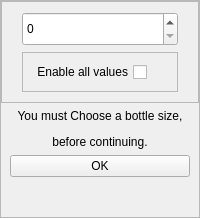
            <widget class="QWidget" name="bottleOptions_1">
             <layout class="QHBoxLayout" name="horizontalLayout_9">
              <property name="sizeConstraint">
               <enum>QLayout::SetNoConstraint</enum>
              </property>
              <property name="leftMargin">
               <number>0</number>
              </property>
              <property name="topMargin">
               <number>0</number>
              </property>
              <property name="rightMargin">
               <number>0</number>
              </property>
              <property name="bottomMargin">
               <number>0</number>
              </property>
              <item>
               <widget class="QFrame" name="bottleOptions">
                <property name="sizePolicy">
                 <sizepolicy hsizetype="Expanding" vsizetype="Expanding">
                  <horstretch>0</horstretch>
                  <verstretch>0</verstretch>
                 </sizepolicy>
                </property>
                <property name="maximumSize">
                 <size>
                  <width>200</width>
                  <height>16777215</height>
                 </size>
                </property>
                <property name="frameShape">
                 <enum>QFrame::StyledPanel</enum>
                </property>
                <property name="frameShadow">
                 <enum>QFrame::Raised</enum>
                </property>
                <layout class="QVBoxLayout" name="verticalLayout_6">
                 <property name="leftMargin">
                  <number>0</number>
                 </property>
                 <property name="topMargin">
                  <number>0</number>
                 </property>
                 <property name="rightMargin">
                  <number>0</number>
                 </property>
                 <property name="bottomMargin">
                  <number>0</number>
                 </property>
                 <item alignment="Qt::AlignTop">
                  <widget class="QFrame" name="frame_7">
                   <property name="sizePolicy">
                    <sizepolicy hsizetype="Expanding" vsizetype="Expanding">
                     <horstretch>0</horstretch>
                     <verstretch>0</verstretch>
                    </sizepolicy>
                   </property>
                   <property name="maximumSize">
                    <size>
                     <width>16777215</width>
                     <height>200</height>
                    </size>
                   </property>
                   <property name="frameShape">
                    <enum>QFrame::StyledPanel</enum>
                   </property>
                   <property name="frameShadow">
                    <enum>QFrame::Raised</enum>
                   </property>
                   <layout class="QVBoxLayout" name="verticalLayout_22">
                    <property name="leftMargin">
                     <number>20</number>
                    </property>
                    <property name="topMargin">
                     <number>10</number>
                    </property>
                    <property name="rightMargin">
                     <number>20</number>
                    </property>
                    <property name="bottomMargin">
                     <number>10</number>
                    </property>
                    <item alignment="Qt::AlignTop">
                     <widget class="QSpinBox" name="bottleSize">
                      <property name="sizePolicy">
                       <sizepolicy hsizetype="Expanding" vsizetype="Expanding">
                        <horstretch>0</horstretch>
                        <verstretch>0</verstretch>
                       </sizepolicy>
                      </property>
                      <property name="minimumSize">
                       <size>
                        <width>0</width>
                        <height>34</height>
                       </size>
                      </property>
                      <property name="singleStep">
                       <number>7</number>
                      </property>
                     </widget>
                    </item>
                    <item>
                     <widget class="QFrame" name="frame_16">
                      <property name="sizePolicy">
                       <sizepolicy hsizetype="Expanding" vsizetype="Expanding">
                        <horstretch>0</horstretch>
                        <verstretch>0</verstretch>
                       </sizepolicy>
                      </property>
                      <property name="frameShape">
                       <enum>QFrame::StyledPanel</enum>
                      </property>
                      <property name="frameShadow">
                       <enum>QFrame::Raised</enum>
                      </property>
                      <layout class="QVBoxLayout" name="verticalLayout_23">
                       <property name="rightMargin">
                        <number>30</number>
                       </property>
                       <item>
                        <widget class="QCheckBox" name="otherValues">
                         <property name="sizePolicy">
                          <sizepolicy hsizetype="Expanding" vsizetype="Expanding">
                           <horstretch>0</horstretch>
                           <verstretch>0</verstretch>
                          </sizepolicy>
                         </property>
                         <property name="maximumSize">
                          <size>
                           <width>16777215</width>
                           <height>16777215</height>
                          </size>
                         </property>
                         <property name="layoutDirection">
                          <enum>Qt::RightToLeft</enum>
                         </property>
                         <property name="text">
                          <string>Enable all values</string>
                         </property>
                        </widget>
                       </item>
                      </layout>
                     </widget>
                    </item>
                   </layout>
                  </widget>
                 </item>
                 <item>
                  <widget class="QWidget" name="bottleSizeWarning" native="true">
                   <property name="sizePolicy">
                    <sizepolicy hsizetype="Expanding" vsizetype="Expanding">
                     <horstretch>0</horstretch>
                     <verstretch>0</verstretch>
                    </sizepolicy>
                   </property>
                   <layout class="QVBoxLayout" name="verticalLayout_7">
                    <property name="leftMargin">
                     <number>9</number>
                    </property>
                    <property name="topMargin">
                     <number>0</number>
                    </property>
                    <property name="rightMargin">
                     <number>9</number>
                    </property>
                    <property name="bottomMargin">
                     <number>0</number>
                    </property>
                    <item>
                     <widget class="QLabel" name="label">
                      <property name="sizePolicy">
                       <sizepolicy hsizetype="Expanding" vsizetype="Expanding">
                        <horstretch>0</horstretch>
                        <verstretch>0</verstretch>
                       </sizepolicy>
                      </property>
                      <property name="maximumSize">
                       <size>
                        <width>16777215</width>
                        <height>80</height>
                       </size>
                      </property>
                      <property name="text">
                       <string>&lt;html&gt;&lt;head/&gt;&lt;body&gt;&lt;p align=&quot;center&quot;&gt;You must Choose a bottle size,&lt;/p&gt;&lt;p align=&quot;center&quot;&gt; before continuing.&lt;/p&gt;&lt;/body&gt;&lt;/html&gt;</string>
                      </property>
                     </widget>
                    </item>
                    <item>
                     <widget class="QPushButton" name="acceptBottleSize">
                      <property name="sizePolicy">
                       <sizepolicy hsizetype="Expanding" vsizetype="Expanding">
                        <horstretch>0</horstretch>
                        <verstretch>0</verstretch>
                       </sizepolicy>
                      </property>
                      <property name="maximumSize">
                       <size>
                        <width>16777215</width>
                        <height>50</height>
                       </size>
                      </property>
                      <property name="text">
                       <string>OK</string>
                      </property>
                     </widget>
                    </item>
                    <item>
                     <spacer name="verticalSpacer_2">
                      <property name="orientation">
                       <enum>Qt::Vertical</enum>
                      </property>
                      <property name="sizeHint" stdset="0">
                       <size>
                        <width>20</width>
                        <height>40</height>
                       </size>
                      </property>
                     </spacer>
                    </item>
                   </layout>
                  </widget>
                 </item>
                </layout>
               </widget>
              </item>
             </layout>
            </widget>
